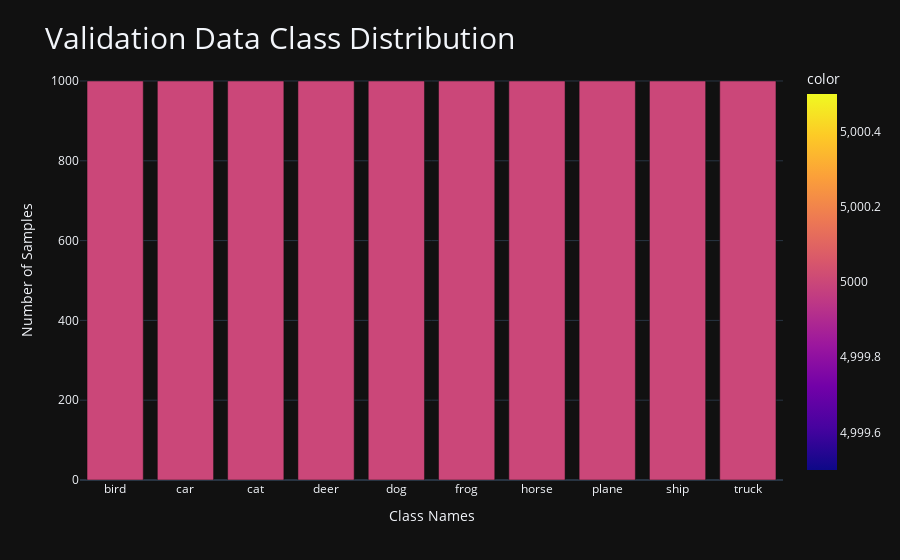

Notebook source saved alongside this figure:
### Code cell
fig = px.bar(x=list(val_sample_dist.keys()), y=list(val_sample_dist.values()),  
             color=list(train_sample_dist.values()))

fig.update_layout(template='plotly_dark',
                    title={'text': f'Validation Data Class Distribution', 'font': {'size': 30}, "x" : 0.05, "y" : 0.95}, 
                    yaxis_title=f'Number of Samples', 
                    xaxis_title=f'Class Names')

fig.update_traces(hovertemplate='<b>Number of Samples:</b> %{y}<extra></extra>')

### Figure 1 — Plotly figure (JSON) as saved in the notebook; plotly's stock layout.template omitted (floating-point values rounded to 4 significant figures)
{"data": [{"alignmentgroup": "True", "hovertemplate": "<b>Number of Samples:</b> %{y}<extra></extra>", "legendgroup": "", "marker": {"color": [5000, 5000, 5000, 5000, 5000, 5000, 5000, 5000, 5000, 5000], "coloraxis": "coloraxis", "pattern": {"shape": ""}}, "name": "", "offsetgroup": "", "orientation": "v", "showlegend": false, "textposition": "auto", "type": "bar", "x": ["bird", "car", "cat", "deer", "dog", "frog", "horse", "plane", "ship", "truck"], "xaxis": "x", "y": [1000, 1000, 1000, 1000, 1000, 1000, 1000, 1000, 1000, 1000], "yaxis": "y"}], "layout": {"autosize": true, "barmode": "relative", "coloraxis": {"colorbar": {"title": {"text": "color"}}, "colorscale": [[0, "#0d0887"], [0.1111, "#46039f"], [0.2222, "#7201a8"], [0.3333, "#9c179e"], [0.4444, "#bd3786"], [0.5556, "#d8576b"], [0.6667, "#ed7953"], [0.7778, "#fb9f3a"], [0.8889, "#fdca26"], [1, "#f0f921"]]}, "legend": {"tracegroupgap": 0}, "margin": {"t": 60}, "title": {"font": {"size": 30}, "text": "Validation Data Class Distribution", "x": 0.05, "y": 0.95}, "xaxis": {"anchor": "y", "autorange": true, "domain": [0, 1], "range": [-0.5, 9.5], "title": {"text": "Class Names"}, "type": "category"}, "yaxis": {"anchor": "x", "autorange": true, "domain": [0, 1], "range": [0, 1053.0], "title": {"text": "Number of Samples"}, "type": "linear"}}}
